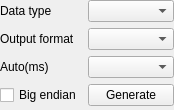
<?xml version="1.0" encoding="UTF-8"?>
<ui version="4.0">
 <class>RandomGeneratorUi</class>
 <widget class="QWidget" name="RandomGeneratorUi">
  <property name="geometry">
   <rect>
    <x>0</x>
    <y>0</y>
    <width>174</width>
    <height>110</height>
   </rect>
  </property>
  <property name="windowTitle">
   <string notr="true">Form</string>
  </property>
  <layout class="QGridLayout" name="gridLayout">
   <property name="leftMargin">
    <number>0</number>
   </property>
   <property name="topMargin">
    <number>0</number>
   </property>
   <property name="rightMargin">
    <number>0</number>
   </property>
   <property name="bottomMargin">
    <number>0</number>
   </property>
   <item row="1" column="0">
    <widget class="QLabel" name="label_2">
     <property name="sizePolicy">
      <sizepolicy hsizetype="Fixed" vsizetype="Preferred">
       <horstretch>0</horstretch>
       <verstretch>0</verstretch>
      </sizepolicy>
     </property>
     <property name="text">
      <string>Output format</string>
     </property>
    </widget>
   </item>
   <item row="0" column="0">
    <widget class="QLabel" name="label">
     <property name="sizePolicy">
      <sizepolicy hsizetype="Fixed" vsizetype="Preferred">
       <horstretch>0</horstretch>
       <verstretch>0</verstretch>
      </sizepolicy>
     </property>
     <property name="text">
      <string>Data type</string>
     </property>
    </widget>
   </item>
   <item row="0" column="1">
    <widget class="QComboBox" name="comboBoxType"/>
   </item>
   <item row="3" column="0">
    <widget class="QLabel" name="label_4">
     <property name="sizePolicy">
      <sizepolicy hsizetype="Fixed" vsizetype="Preferred">
       <horstretch>0</horstretch>
       <verstretch>0</verstretch>
      </sizepolicy>
     </property>
     <property name="text">
      <string>Auto(ms)</string>
     </property>
    </widget>
   </item>
   <item row="3" column="1">
    <widget class="QComboBox" name="comboBoxInterval"/>
   </item>
   <item row="1" column="1">
    <widget class="QComboBox" name="comboBoxFormat"/>
   </item>
   <item row="4" column="1">
    <widget class="QPushButton" name="pushButtonManual">
     <property name="text">
      <string>Generate</string>
     </property>
    </widget>
   </item>
   <item row="4" column="0">
    <widget class="QCheckBox" name="checkBoxBigEndian">
     <property name="text">
      <string>Big endian</string>
     </property>
    </widget>
   </item>
  </layout>
 </widget>
 <resources/>
 <connections/>
</ui>
